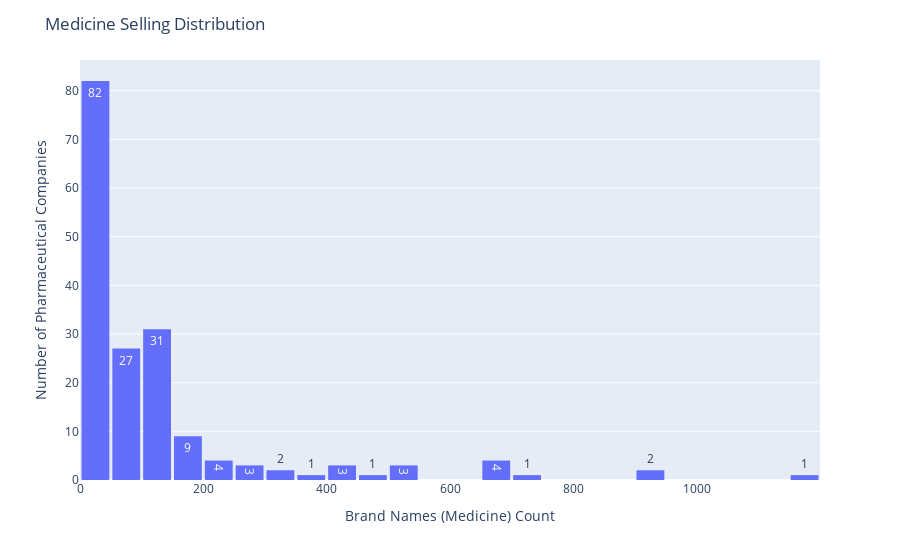

Notebook cell for this chart:
### Markdown cell above
**Distribution of selling Medicines by the Pharamceutical companies**

### Code cell
fig = px.histogram(data_manufacturer, x="brand names count", text_auto=True)

fig.update_layout(title_text='Medicine Selling Distribution',
    xaxis_title_text='Brand Names (Medicine) Count',
    yaxis_title_text='Number of Pharmaceutical Companies',
    bargap=0.05,
    bargroupgap=0.05)
fig.show()
plt.show()

### Figure 1 — Plotly figure (JSON) as saved in the notebook; plotly's stock layout.template omitted (floating-point values rounded to 4 significant figures; data arrays with more than 128 entries replaced by an {"elided": "..."} marker saying what was removed)
{"data": [{"alignmentgroup": "True", "bingroup": "x", "hovertemplate": "brand names count=%{x}<br>count=%{y}<extra></extra>", "legendgroup": "", "marker": {"color": "#636efa", "pattern": {"shape": ""}}, "name": "", "offsetgroup": "", "orientation": "v", "showlegend": false, "texttemplate": "%{value}", "x": {"elided": "240 int values"}, "xaxis": "x", "yaxis": "y", "type": "histogram"}], "layout": {"xaxis": {"anchor": "y", "domain": [0, 1], "title": {"text": "Brand Names (Medicine) Count"}}, "yaxis": {"anchor": "x", "domain": [0, 1], "title": {"text": "Number of Pharmaceutical Companies"}}, "legend": {"tracegroupgap": 0}, "margin": {"t": 60}, "barmode": "relative", "title": {"text": "Medicine Selling Distribution"}, "bargap": 0.05, "bargroupgap": 0.05}}
